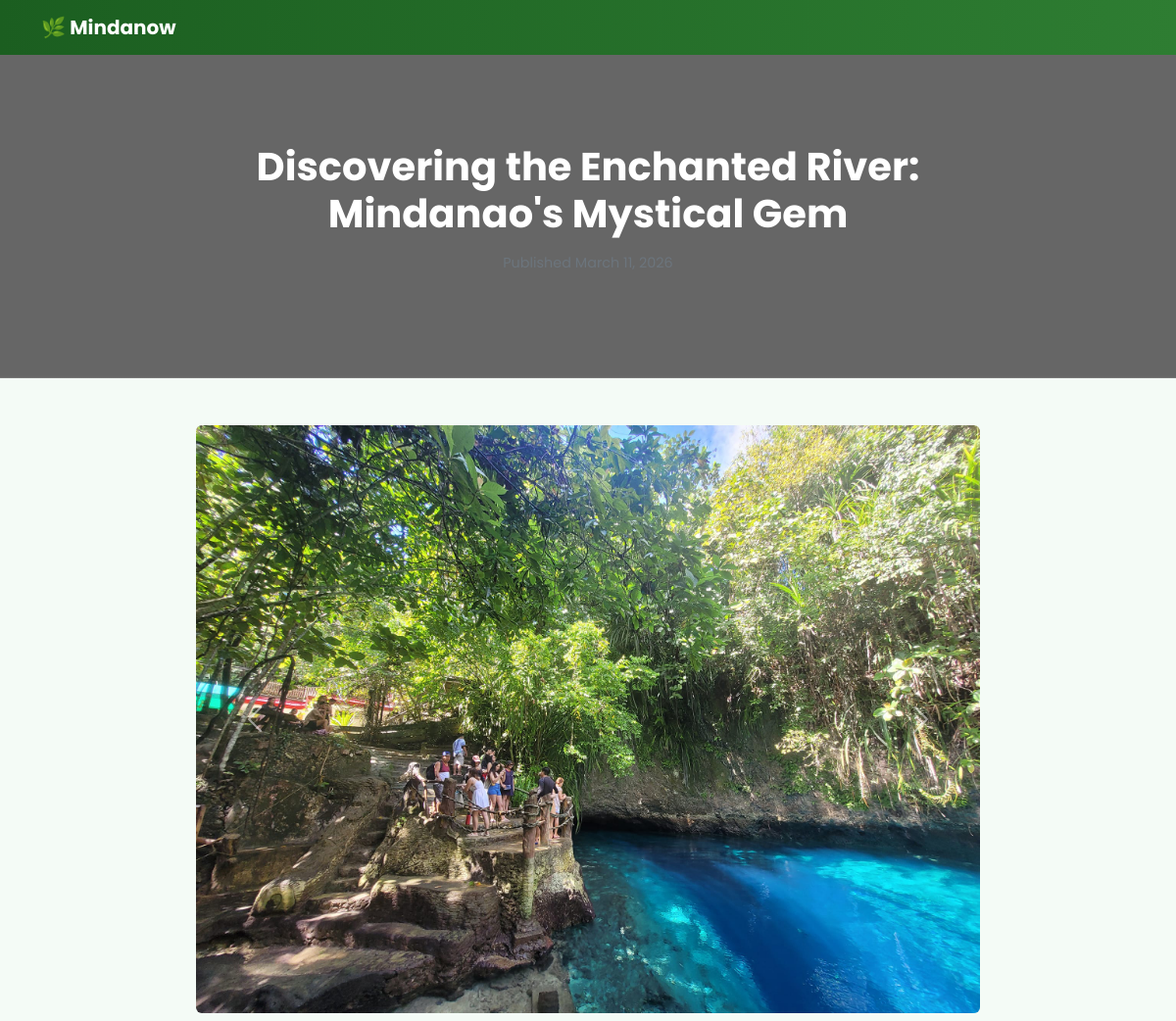
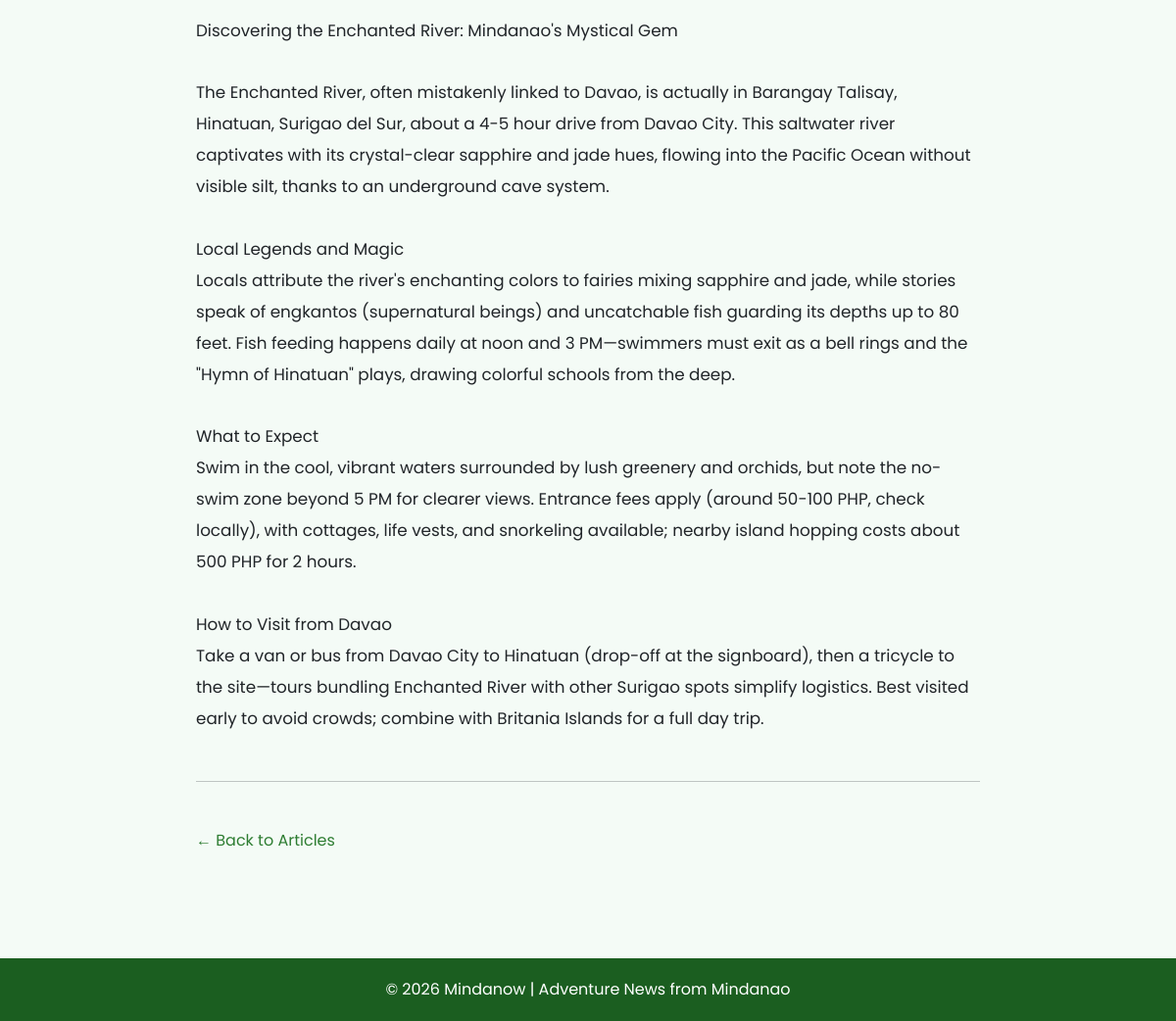
/public/article.php?id=5, run on the app's committed database (2 pictures, top to bottom).
### tables this page shows
CREATE TABLE `articles` (
  `id` int(11) NOT NULL,
  `title` varchar(255) NOT NULL,
  `content` text NOT NULL,
  `created_at` timestamp NOT NULL DEFAULT current_timestamp(),
  `header_image` varchar(255) DEFAULT NULL
);

CREATE TABLE `article_images` (
  `id` int(11) NOT NULL,
  `article_id` int(11) NOT NULL,
  `filename` varchar(255) NOT NULL
);

### public/article.php (the view, shortened to what this page needs)
<?php
require_once '../includes/db.php';
$id = intval($_GET['id']);
$stmt = $conn->prepare("SELECT * FROM articles WHERE id = ?");
$stmt->bind_param("i", $id);
$stmt->execute();
$result = $stmt->get_result();
$article = $result->fetch_assoc();
$images_stmt = $conn->prepare("SELECT filename FROM article_images WHERE article_id=?");
$images_stmt->bind_param("i", $id);
$images_stmt->execute();
$images_result = $images_stmt->get_result();
$images = $images_result->fetch_all(MYSQLI_ASSOC);
?>
<!DOCTYPE html>
<html>
<head>
<link href="https://cdn.jsdelivr.net/npm/bootstrap@5.3.2/dist/css/bootstrap.min.css" rel="stylesheet">
</head>
<body>
<nav class="navbar navbar-expand-lg">
<div class="container">
<a class="navbar-brand fw-bold" href="index.php">
🌿 Mindanow
</a>
</div>
</nav>
<div class="hero text-center">
<div class="container article-container">
<h1>
<?php echo htmlspecialchars($article['title']); ?>
</h1>
<p class="article-meta mt-3">
</p>
</div>
</div>
<div class="container py-5">
<div class="article-container">
<?php if(!empty($images)): ?>
<div id="articleGallery" class="carousel slide mb-4" data-bs-ride="carousel">
  <div class="carousel-inner">
    <?php foreach($images as $index => $img): ?>
      <div class="carousel-item <?php if($index==0) echo 'active'; ?>">
        <img src="/Mindanow/uploads/articles/<?php echo $img['filename']; ?>" class="d-block w-100 rounded">
      </div>
    <?php endforeach; ?>
  </div>
  <?php if(count($images) > 1): ?>
  <button class="carousel-control-prev" type="button" data-bs-target="#articleGallery" data-bs-slide="prev">
    <span class="carousel-control-prev-icon" aria-hidden="true"></span>
  </button>
  <button class="carousel-control-next" type="button" data-bs-target="#articleGallery" data-bs-slide="next">
    <span class="carousel-control-next-icon" aria-hidden="true"></span>
  </button>
  <?php endif; ?>
</div>
<?php endif; ?>
<div class="article-content">
<?php echo nl2br(htmlspecialchars($article['content'])); ?>
</div>
<hr class="my-5">
<a href="index.php" class="back-link">
← Back to Articles
</a>
</div>
</div>
<div class="footer">
© <?php echo date('Y'); ?> Mindanow | Adventure News from Mindanao
</div>
</body>
</html>

### data on the page
articles: title "Discovering the Enchanted River: Mindanao's Mystical Gem", content "Discovering the Enchanted River: Mindanao's Mystical Gem The Enchanted River, often mistakenly linked to Davao, is actually in Barangay Talisay, Hinatuan, Surigao del Sur, about a 4-5 hour drive from Davao City. This saltwater river captivates with its crystal-clear sapphire and jade hues, flowing into the Pacific Ocean without visible silt, thanks to an underground cave system. Local Legends and Magic Locals attribute the river's enchanting colors to fairies mixing sapphire and jade, while stories speak of engkantos (supernatural beings) and uncatchable fish guarding its depths up to 80 feet. Fish feeding happens daily at noon and 3 PM—swimmers must exit as a bell rings and the \"Hymn of…"
article_images: filename (picture)
